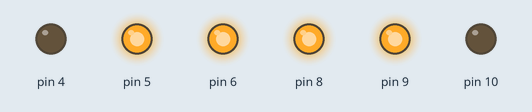
Simulated run of this sketch. Board: Arduino Uno, built with avr-gcc and run on an emulated ATmega328P. On the bench: output pins drawn as LEDs (lit = HIGH).

Above: at 0.05 s.
At 4.5 s:
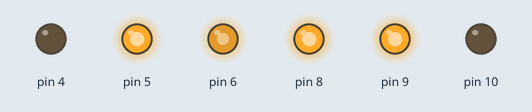
At 9.0 s:
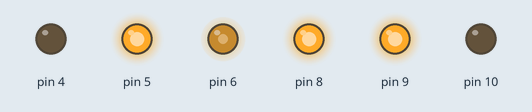
Timing chart, 0 to 10.4 s (numbered marks = the images above):
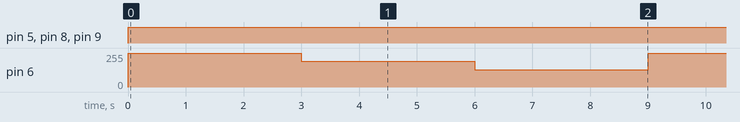

Measured:
- by itself, pin 5, pin 8, pin 9: LOW → HIGH at 0.00 s
- by itself, pin 6: repeats every 9.0 s: 192/255 3.0 s, 128/255 3.0 s, 255/255 3.0 s

The sketch:

Motores1.ino
```cpp
void setup() {
  // put your setup code here, to run once:
pinMode(9,OUTPUT);
pinMode(10,OUTPUT);
pinMode(8,OUTPUT);

pinMode(5,OUTPUT);
pinMode(6,OUTPUT);
pinMode(4,OUTPUT);
}

void motores (int vm1, int vm2)
{
digitalWrite(9,HIGH);
digitalWrite(10,LOW);
analogWrite(8,vm1);
//delay(3000);

digitalWrite(5,HIGH);
digitalWrite(4,LOW);
analogWrite(6,vm2);
delay(3000);
}


void loop() {
  // put your main code here, to run repeatedly:
motores (255,255);
motores (192,192);
motores (128,128);
}
```
